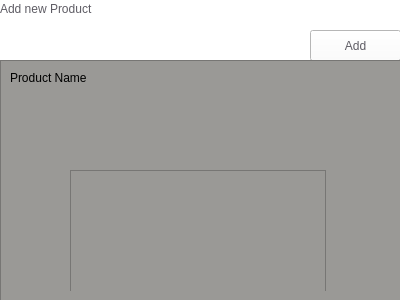
<?xml version="1.0" encoding="UTF-8"?>
<ui version="4.0">
 <class>addMenu</class>
 <widget class="QWidget" name="addMenu">
  <property name="geometry">
   <rect>
    <x>0</x>
    <y>0</y>
    <width>400</width>
    <height>300</height>
   </rect>
  </property>
  <property name="windowTitle">
   <string>Form</string>
  </property>
  <widget class="QWidget" name="widget" native="true">
   <property name="geometry">
    <rect>
     <x>0</x>
     <y>0</y>
     <width>401</width>
     <height>61</height>
    </rect>
   </property>
   <property name="styleSheet">
    <string notr="true">background-color: rgb(255, 255, 255);</string>
   </property>
   <widget class="QLabel" name="label">
    <property name="geometry">
     <rect>
      <x>0</x>
      <y>0</y>
      <width>141</width>
      <height>18</height>
     </rect>
    </property>
    <property name="styleSheet">
     <string notr="true">font: 600 12pt &quot;URW Bookman&quot;;
color: rgb(94, 92, 100);</string>
    </property>
    <property name="text">
     <string>Add new Product</string>
    </property>
   </widget>
   <widget class="QPushButton" name="pushButton">
    <property name="geometry">
     <rect>
      <x>310</x>
      <y>30</y>
      <width>91</width>
      <height>31</height>
     </rect>
    </property>
    <property name="styleSheet">
     <string notr="true">color: rgb(94, 92, 100);</string>
    </property>
    <property name="text">
     <string>Add</string>
    </property>
   </widget>
  </widget>
  <widget class="QScrollArea" name="scrollArea">
   <property name="geometry">
    <rect>
     <x>0</x>
     <y>60</y>
     <width>401</width>
     <height>241</height>
    </rect>
   </property>
   <property name="styleSheet">
    <string notr="true">background-color: rgb(154, 153, 150);</string>
   </property>
   <property name="widgetResizable">
    <bool>true</bool>
   </property>
   <widget class="QWidget" name="scrollAreaWidgetContents">
    <property name="geometry">
     <rect>
      <x>0</x>
      <y>0</y>
      <width>399</width>
      <height>239</height>
     </rect>
    </property>
    <layout class="QVBoxLayout" name="verticalLayout">
     <item>
      <widget class="QWidget" name="widget_2" native="true">
       <widget class="QWidget" name="widget_3" native="true">
        <property name="geometry">
         <rect>
          <x>0</x>
          <y>0</y>
          <width>120</width>
          <height>41</height>
         </rect>
        </property>
        <widget class="QLabel" name="label_2">
         <property name="geometry">
          <rect>
           <x>0</x>
           <y>0</y>
           <width>81</width>
           <height>16</height>
          </rect>
         </property>
         <property name="text">
          <string>&lt;html&gt;&lt;head/&gt;&lt;body&gt;&lt;p&gt;&lt;span style=&quot; font-size:9pt;&quot;&gt;Product Name&lt;/span&gt;&lt;/p&gt;&lt;/body&gt;&lt;/html&gt;</string>
         </property>
        </widget>
       </widget>
       <widget class="QTextBrowser" name="textBrowser">
        <property name="geometry">
         <rect>
          <x>60</x>
          <y>100</y>
          <width>256</width>
          <height>192</height>
         </rect>
        </property>
       </widget>
      </widget>
     </item>
    </layout>
   </widget>
  </widget>
 </widget>
 <resources/>
 <connections/>
</ui>
